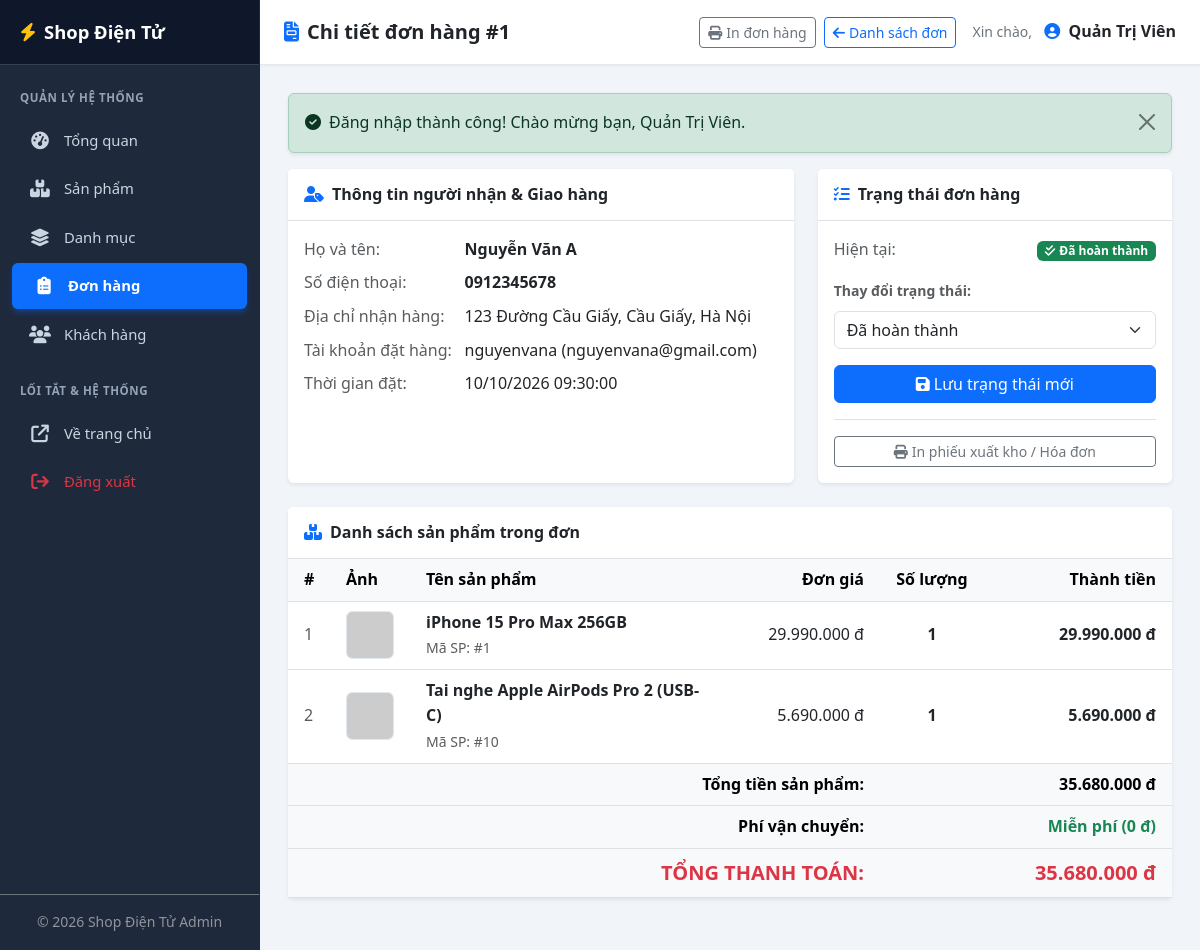
Page /order-detail.php?id=1 (signed in) on the committed database.
### tables this page shows
CREATE TABLE `orders` (
    `id` INT AUTO_INCREMENT PRIMARY KEY,
    `user_id` INT NOT NULL,
    `total_amount` DECIMAL(12, 2) NOT NULL DEFAULT 0.00,
    `status` ENUM('pending', 'confirmed', 'shipping', 'completed', 'cancelled') NOT NULL DEFAULT 'pending',
    `shipping_address` VARCHAR(255) NOT NULL,
    `phone` VARCHAR(20) NOT NULL,
    `fullname` VARCHAR(100) NOT NULL,
    `created_at` TIMESTAMP DEFAULT CURRENT_TIMESTAMP,
    FOREIGN KEY (`user_id`) REFERENCES `users`(`id`) ON DELETE CASCADE ON UPDATE CASCADE,
    INDEX `idx_orders_user` (`user_id`),
    INDEX `idx_orders_status` (`status`)
);

CREATE TABLE `users` (
    `id` INT AUTO_INCREMENT PRIMARY KEY,
    `username` VARCHAR(50) NOT NULL UNIQUE,
    `password` VARCHAR(255) NOT NULL,
    `fullname` VARCHAR(100) NOT NULL,
    `email` VARCHAR(100) NOT NULL UNIQUE,
    `phone` VARCHAR(20) DEFAULT NULL,
    `address` VARCHAR(255) DEFAULT NULL,
    `role` ENUM('admin', 'customer') NOT NULL DEFAULT 'customer',
    `created_at` TIMESTAMP DEFAULT CURRENT_TIMESTAMP,
    INDEX `idx_users_role` (`role`),
    INDEX `idx_users_email` (`email`)
);

CREATE TABLE `order_details` (
    `id` INT AUTO_INCREMENT PRIMARY KEY,
    `order_id` INT NOT NULL,
    `product_id` INT NOT NULL,
    `quantity` INT NOT NULL DEFAULT 1,
    `price` DECIMAL(12, 2) NOT NULL DEFAULT 0.00,
    FOREIGN KEY (`order_id`) REFERENCES `orders`(`id`) ON DELETE CASCADE ON UPDATE CASCADE,
    FOREIGN KEY (`product_id`) REFERENCES `products`(`id`) ON DELETE RESTRICT ON UPDATE CASCADE,
    INDEX `idx_order_details_order` (`order_id`),
    INDEX `idx_order_details_product` (`product_id`)
);

CREATE TABLE `products` (
    `id` INT AUTO_INCREMENT PRIMARY KEY,
    `category_id` INT NOT NULL,
    `name` VARCHAR(255) NOT NULL,
    `description` TEXT DEFAULT NULL,
    `price` DECIMAL(12, 2) NOT NULL DEFAULT 0.00,
    `quantity` INT NOT NULL DEFAULT 0,
    `image` VARCHAR(255) DEFAULT NULL,
    `created_at` TIMESTAMP DEFAULT CURRENT_TIMESTAMP,
    FOREIGN KEY (`category_id`) REFERENCES `categories`(`id`) ON DELETE CASCADE ON UPDATE CASCADE,
    INDEX `idx_products_category` (`category_id`),
    INDEX `idx_products_name` (`name`),
    INDEX `idx_products_price` (`price`)
);

### order-detail.php (the view, shortened to what the rows shown need)
<?php
require_once __DIR__ . '/../config/database.php';
require_once __DIR__ . '/../includes/functions.php';
$id = isset($_GET['id']) ? intval($_GET['id']) : (isset($_POST['id']) ? intval($_POST['id']) : 0);
$valid_statuses = [
    'pending' => 'Chờ xử lý',
    'confirmed' => 'Đã xác nhận',
    'shipping' => 'Đang giao hàng',
    'completed' => 'Đã hoàn thành',
    'cancelled' => 'Đã hủy'
];
$stmt = $conn->prepare("SELECT o.*, u.username, u.email AS user_email, u.fullname AS user_fullname, u.phone AS user_phone
                        FROM orders o
                        LEFT JOIN users u ON o.user_id = u.id
                        WHERE o.id = ?");
$stmt->bind_param("i", $id);
$stmt->execute();
$order_res = $stmt->get_result();
$order = $order_res->fetch_assoc();
$stmt_items = $conn->prepare("SELECT od.*, p.name AS product_name, p.image AS product_image
                             FROM order_details od
                             LEFT JOIN products p ON od.product_id = p.id
                             WHERE od.order_id = ?");
$stmt_items->bind_param("i", $id);
$stmt_items->execute();
$items_res = $stmt_items->get_result();
$order_items = [];
while ($item = $items_res->fetch_assoc()) {
    $order_items[] = $item;
}
$page_title = 'Chi tiết đơn hàng #' . $order['id'];
?>
<!DOCTYPE html>
<html lang="vi">
<head>
    <link href="https://cdn.jsdelivr.net/npm/bootstrap@5.3.0/dist/css/bootstrap.min.css" rel="stylesheet">
    <link rel="stylesheet" href="https://cdnjs.cloudflare.com/ajax/libs/font-awesome/6.4.0/css/all.min.css">
    <link rel="stylesheet" href="../assets/css/style.css">
</head>
<body>
<div class="admin-wrapper">
    <div class="admin-main">
        <header class="admin-topbar">
            <div class="d-flex align-items-center">
                <h5 class="m-0 text-dark fw-bold"><i class="fa-solid fa-file-invoice me-2 text-primary"></i><?= htmlspecialchars($page_title) ?></h5>
            </div>
        </header>
        <main class="admin-content">
            <div class="row g-4 mb-4">
                <div class="col-12 col-lg-7">
                    <div class="card border-0 shadow-sm h-100">
                        <div class="card-body">
                            <div class="row g-2">
                                <div class="col-sm-4 text-muted">Họ và tên:</div>
                                <div class="col-sm-8 fw-semibold text-dark">
                                    <?= htmlspecialchars($order['fullname'] ?: ($order['user_fullname'] ?: ($order['username'] ?: 'Chưa cập nhật'))) ?>
                                </div>
                                <div class="col-sm-4 text-muted">Số điện thoại:</div>
                                <div class="col-sm-8 fw-semibold text-dark">
                                    <?= htmlspecialchars($order['phone'] ?: ($order['user_phone'] ?: 'Chưa có')) ?>
                                </div>
                                <div class="col-sm-4 text-muted">Địa chỉ nhận hàng:</div>
                                <div class="col-sm-8 text-dark">
                                    <?= nl2br(htmlspecialchars($order['shipping_address'] ?: 'Chưa cung cấp')) ?>
                                </div>
                                <div class="col-sm-4 text-muted">Tài khoản đặt hàng:</div>
                                <div class="col-sm-8">
                                    <?= !empty($order['username']) ? htmlspecialchars($order['username']) . ' (' . htmlspecialchars($order['user_email'] ?? '') . ')' : '<span class="text-muted">Khách vãng lai</span>' ?>
                                </div>
                                <div class="col-sm-4 text-muted">Thời gian đặt:</div>
                                <div class="col-sm-8 text-dark">
                                    <?= date('d/m/Y H:i:s', strtotime($order['created_at'])) ?>
                                </div>
                            </div>
                        </div>
                    </div>
                </div>
                <div class="col-12 col-lg-5">
                    <div class="card border-0 shadow-sm h-100">
                        <div class="card-body d-flex flex-column justify-content-between">
                            <div>
                                <form action="order-detail.php?id=<?= $order['id'] ?>" method="POST" class="no-print">
                                    <div class="mb-3">
                                        <label for="statusSelect" class="form-label small fw-semibold text-muted">Thay đổi trạng thái:</label>
                                        <select name="status" id="statusSelect" class="form-select">
                                            <?php foreach ($valid_statuses as $st_key => $st_name): ?>
                                                <option value="<?= $st_key ?>" <?= $order['status'] === $st_key ? 'selected' : '' ?>>
                                                    <?= $st_name ?>
                                                </option>
                                            <?php endforeach; ?>
                                        </select>
                                    </div>
                                </form>
                            </div>
                        </div>
                    </div>
                </div>
            </div>
            <div class="card border-0 shadow-sm mb-4">
                <div class="card-body p-0">
                    <div class="table-responsive">
                        <table class="table table-hover align-middle mb-0">
                            <thead class="table-light">
                                <tr>
                                    <th class="ps-3" style="width: 50px;">#</th>
                                    <th style="width: 80px;" class="no-print">Ảnh</th>
                                    <th>Tên sản phẩm</th>
                                    <th class="text-end" style="width: 160px;">Đơn giá</th>
                                    <th class="text-center" style="width: 120px;">Số lượng</th>
                                    <th class="text-end pe-3" style="width: 180px;">Thành tiền</th>
                                </tr>
                            </thead>
                            <tbody>
                                <?php if (empty($order_items)): ?>
                                    <tr>
                                        <td colspan="6" class="text-center py-4 text-muted">
                                            Không có sản phẩm nào trong chi tiết đơn hàng này.
                                        </td>
                                    </tr>
                                <?php else: ?>
                                    <?php
                                    $stt = 1;
                                    foreach ($order_items as $item):
                                        $subtotal = $item['price'] * $item['quantity'];
                                        $image_src = '../assets/images/placeholder.png';
                                        if (!empty($item['product_image'])) {
                                            $image_src = '../assets/images/products/' . $item['product_image'];
                                        }
                                    ?>
                                        <tr>
                                            <td class="ps-3 text-muted"><?= $stt++ ?></td>
                                            <td class="no-print">
                                                <img src="<?= htmlspecialchars($image_src) ?>" alt="<?= htmlspecialchars($item['product_name'] ?? '') ?>" class="item-thumb" onerror="this.src='https://placehold.co/100x100?text=No+Image';">
                                            </td>
                                            <td>
                                                <div class="fw-semibold text-dark">
                                                    <?= htmlspecialchars($item['product_name'] ?? ('Sản phẩm ID #' . $item['product_id'])) ?>
                                                </div>
                                                <small class="text-muted">Mã SP: #<?= $item['product_id'] ?></small>
                                            </td>
                                            <td class="text-end"><?= formatPrice($item['price']) ?></td>
                                            <td class="text-center fw-semibold"><?= $item['quantity'] ?></td>
                                            <td class="text-end pe-3 fw-bold text-dark"><?= formatPrice($subtotal) ?></td>
                                        </tr>
                                    <?php endforeach; ?>
                                <?php endif; ?>
                            </tbody>
                            <tfoot class="table-light">
                                <tr>
                                    <td colspan="4" class="text-end fw-semibold">Tổng tiền sản phẩm:</td>
                                    <td colspan="2" class="text-end pe-3 fw-semibold"><?= formatPrice($order['total_amount']) ?></td>
                                </tr>
                                <tr class="fs-5">
                                    <td colspan="4" class="text-end fw-bold text-danger">TỔNG THANH TOÁN:</td>
                                    <td colspan="2" class="text-end pe-3 fw-bold text-danger"><?= formatPrice($order['total_amount']) ?></td>
                                </tr>
                            </tfoot>
                        </table>
                    </div>
                </div>
            </div>
        </main>
    </div>
</div>
</body>
</html>

### rows in the picture
orders: id "Chi tiết đơn hàng #1", fullname "Nguyễn Văn A", phone "0912345678", shipping_address "123 Đường Cầu Giấy, Cầu Giấy, Hà Nội", user.username "nguyenvana", user.email "nguyenvana@gmail.com", created_at "10/10/2026 09:30:00", status "Đã hoàn thành", total_amount "35.680.000 đ"
order_details: product.name "iPhone 15 Pro Max 256GB", product "1", price "29.990.000 đ", quantity "1", formatPrice($subtotal) "29.990.000 đ"
order_details: product.name "Tai nghe Apple AirPods Pro 2 (USB-C)", product "10", price "5.690.000 đ", quantity "1", formatPrice($subtotal) "5.690.000 đ"

### other values in the picture
$_SESSION['fullname'] "Quản Trị Viên"
$flash_success "Đăng nhập thành công! Chào mừng bạn, Quản Trị Viên."
